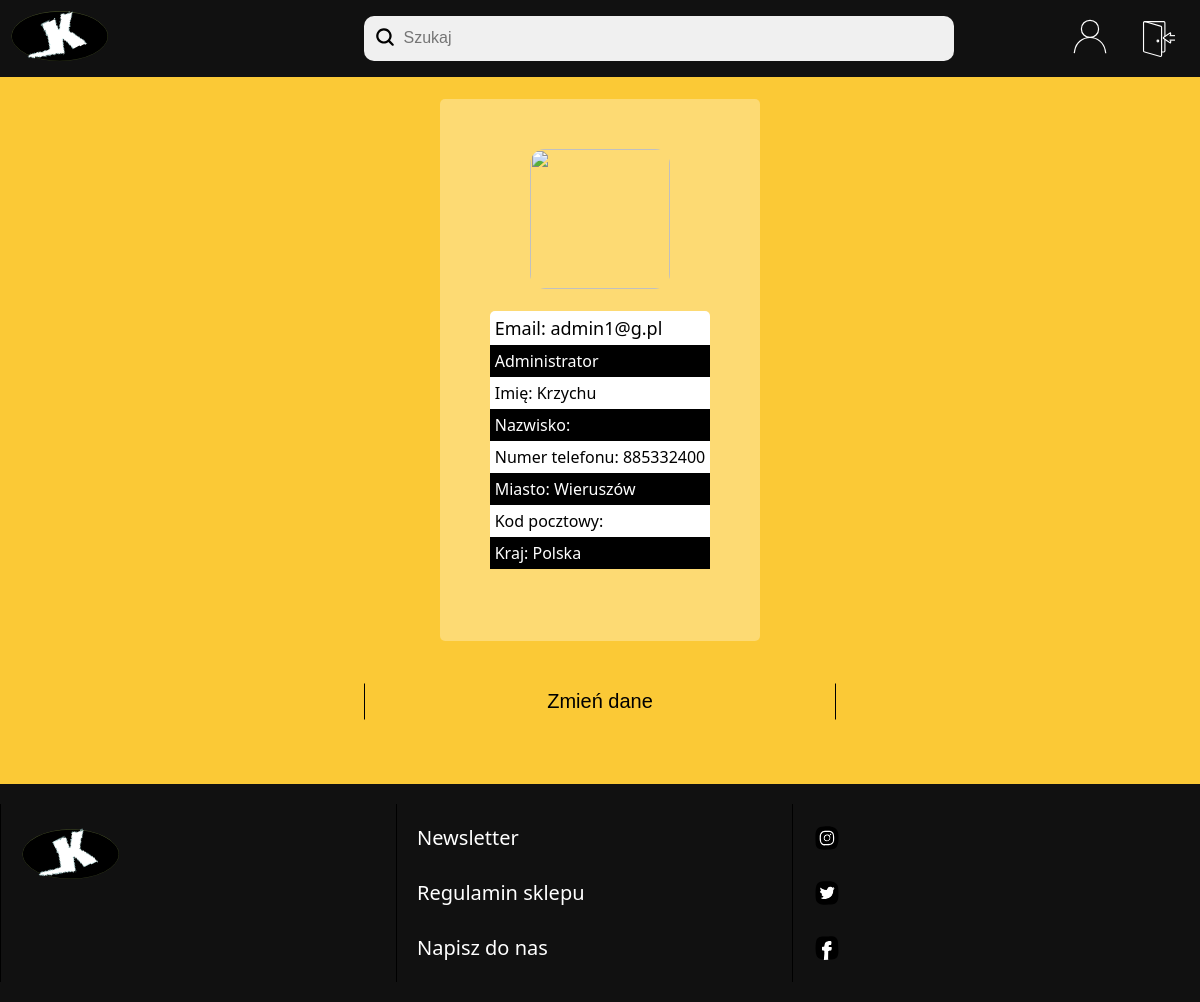
Page /konto.php (signed in) on the earlier database version.
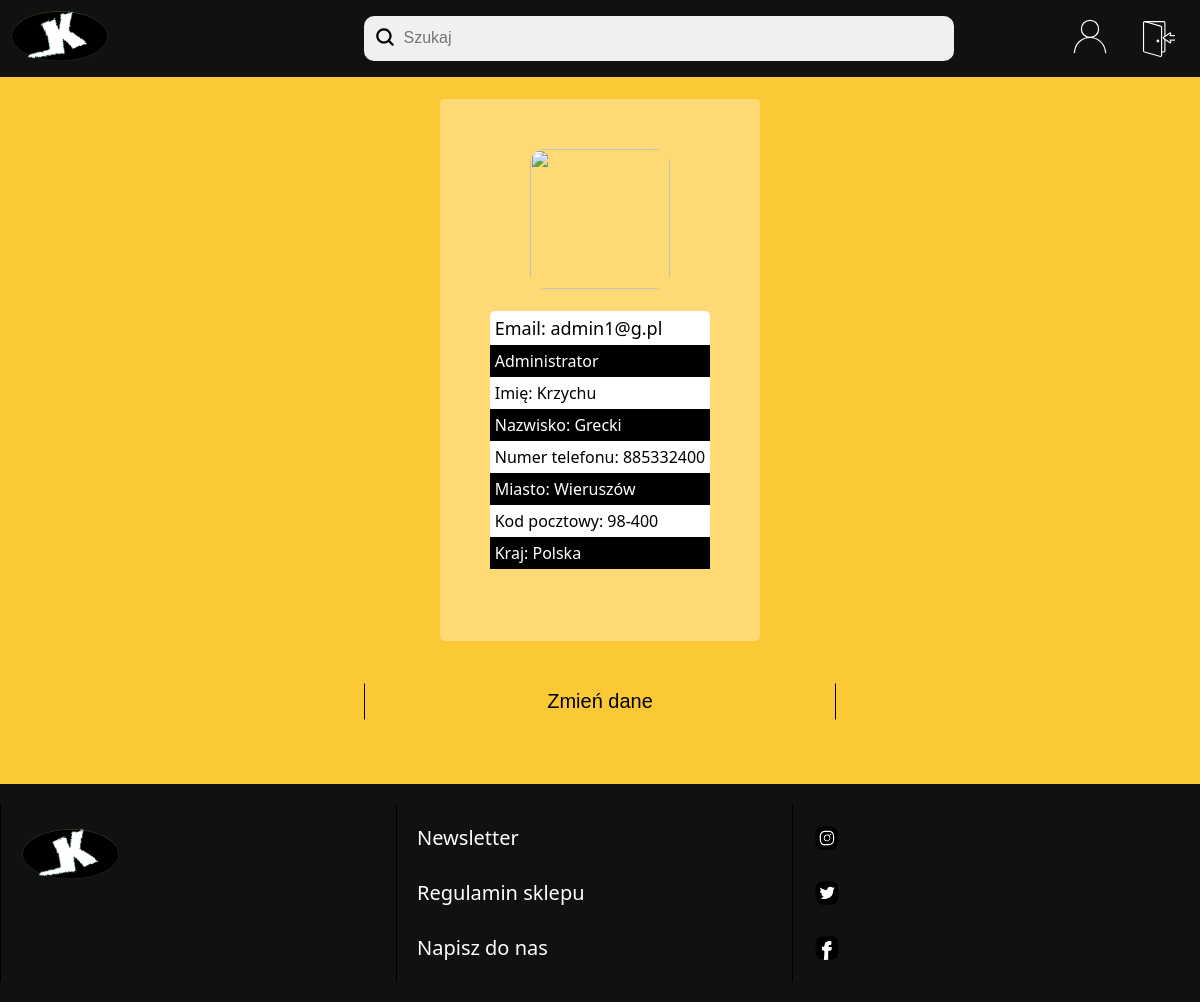
Same page on the later database version.
### tables this page shows
CREATE TABLE `dane_konta` (
  `id` int(11) NOT NULL,
  `id_loginu` int(11) NOT NULL,
  `imie` varchar(60) DEFAULT NULL,
  `nazwisko` varchar(80) NOT NULL,
  `ulica` varchar(255) DEFAULT NULL,
  `nr_tel` varchar(20) DEFAULT NULL,
  `miasto` varchar(100) DEFAULT NULL,
  `kod_pocztowy` varchar(6) DEFAULT NULL,
  `kraj` varchar(100) DEFAULT NULL,
  `dostep` tinyint(4) NOT NULL
);

### konto.php (the view, shortened to what this page needs)
<!DOCTYPE html>
<html lang="pl">
<head>
    <link rel="stylesheet" href="s.css?v=1.1">
</head>
<body>
<div class="contener">
<?php include_once("header.php");?>
<?php include_once("laczenieZbaza.php");?>
<section class="wrap-konta">
<?php
    $mail = $_SESSION['email'];
    $pyt_o_id = $conn->prepare("SELECT id FROM loginy WHERE login like ?");
    $pyt_o_id -> execute([$mail]);
    $wykonanie = $pyt_o_id->fetch(PDO::FETCH_ASSOC);
    $id = $wykonanie['id'];
    $pyt_o_dane = $conn->prepare("SELECT * FROM dane_konta WHERE id_loginu = ?");
    $pyt_o_dane -> execute([$id]);
    $wykonanie = $pyt_o_dane->fetchAll();
    foreach ($wykonanie as $linia){
        $imie = $linia['imie'];
        $nazwisko = $linia['nazwisko'];
        $tel = $linia['nr_tel'];
        $miasto = $linia['miasto'];
        $kod_pocztowy = $linia['kod_pocztowy'];
        $kraj = $linia['kraj'];
        $dostep = $linia['dostep'];
    }
?>
<div class="profil">
    <img src="https://www.kindpng.com/picc/m/105-1055656_account-user-profile-avatar-avatar-user-profile-icon.png" class="zdjecie_profilowe">
</div><br>
<div class="info_profilu">
<?php
    echo "<p style='border-top-right-radius: 5px; border-top-left-radius: 5px; font-size:18px;'>Email: $_SESSION[email]</p>";
    if($dostep == 1){
        echo "<p>"."Administrator"."</p>";
    }
?>
<p>Imię: <?php echo $imie ?></p>
<p>Nazwisko: <?php echo $nazwisko ?></p>
<p>Numer telefonu: <?php echo $tel ?></p>
<p>Miasto: <?php echo $miasto ?></p>
<p>Kod pocztowy: <?php echo $kod_pocztowy ?></p>
<p>Kraj: <?php echo $kraj ?></p>
</div><br>
</section class="wrap-konta">
<br>
<div id="zmien_dane_div">
    <a href="edytuj_konto.php" id="zmien_dane"><button id="zmien_dane_button">Zmień dane</button></a>
</div>
</div>
<footer>
</footer>
</body>
</html>

Differences in the rows shown:
changed dane_konta "Krzychu": nazwisko (not shown) → "Grecki"; kod_pocztowy (not shown) → "98-400"
